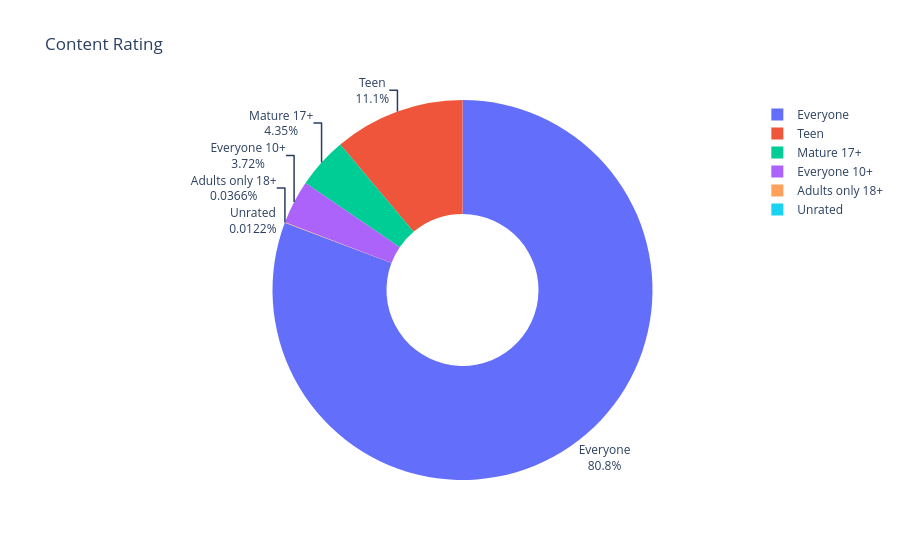

Notebook code cell kept with this figure:
### Code cell
fig = px.pie(labels=ratings.index,
            values=ratings.values,
            title="Content Rating",
            names=ratings.index,
            hole=0.4,
)
fig.update_traces(textposition='outside', textinfo='percent+label')
 
fig.show()

### Figure 1 — Plotly figure (JSON) as saved in the notebook; plotly's stock layout.template omitted (floating-point values rounded to 4 significant figures)
{"data": [{"domain": {"x": [0, 1], "y": [0, 1]}, "hole": 0.4, "hovertemplate": "label=%{label}<br>value=%{value}<extra></extra>", "labels": ["Everyone", "Teen", "Mature 17+", "Everyone 10+", "Adults only 18+", "Unrated"], "legendgroup": "", "name": "", "showlegend": true, "textinfo": "percent+label", "textposition": "outside", "type": "pie", "values": [6621, 912, 357, 305, 3, 1]}], "layout": {"legend": {"tracegroupgap": 0}, "title": {"text": "Content Rating"}}}
